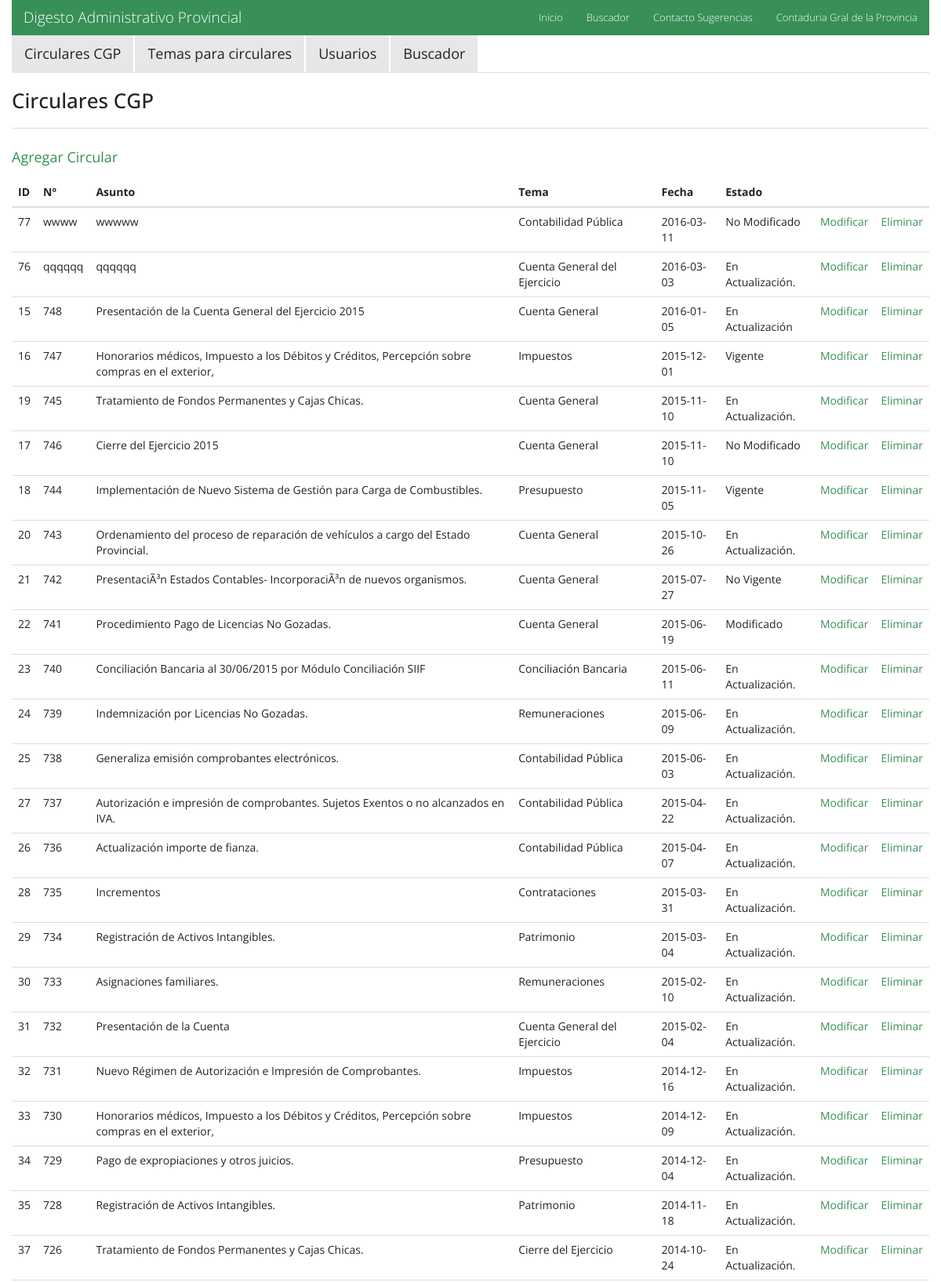
Page /circular/index.php (upper part) on the committed database.
### tables this page shows
CREATE TABLE `circular` (
  `id` int(4) NOT NULL AUTO_INCREMENT,
  `numero` varchar(20) DEFAULT NULL,
  `asunto` varchar(100) DEFAULT NULL,
  `temacircular_id` int(4) DEFAULT NULL,
  `fecha` date DEFAULT NULL,
  `estado` varchar(35) DEFAULT NULL COMMENT 'vigente , no vigente',
  `archivo` varchar(50) DEFAULT NULL,
  PRIMARY KEY (`id`)
);

CREATE TABLE `temacircular` (
  `id` int(4) NOT NULL AUTO_INCREMENT,
  `nombre` varchar(100) DEFAULT NULL,
  PRIMARY KEY (`id`)
);

### bd/conexion.php (called while the page is built, shortened)
<?php
class Conexion{
	private static $objCon = null;
	public static function obtenerInstancia(){
		if(self::$objCon == null){
			self::$objCon = mysqli_connect("localhost","root","haciendaroot","dap2015");
		}
		return self::$objCon;
	}
}
?>

### circular/circular.php (called while the page is built, shortened)
<?php
include("../bd/conexion.php");
class Circular{
	static function lista()
	{
		$data = array();
		$consulta = "SELECT
circular.`archivo`,circular.`asunto`,circular.`estado`,circular.`fecha`,circular.`id`,circular.`numero`,temacircular.`nombre`AS temacircular
FROM
    `circular`
    INNER JOIN `temacircular`
        ON (`circular`.`temacircular_id` = `temacircular`.`id`) order by circular.`fecha` desc ;";
		$rs = mysqli_query(conexion::obtenerInstancia(), $consulta);
		if(mysqli_num_rows($rs) >0)
		{
			while($fila = mysqli_fetch_assoc($rs))
			{
				$data[] = $fila;
			}
		}
		return $data;
	}
}
?>

### circular/index.php (the view, shortened to what this page needs)
<?php
include("circular.php");
include '../menu.php';
?>
<h3>Circulares CGP</h3>
<hr>
<div id="div_dinamico">
    <p> <a href="nuevo.php" > Agregar Circular</a></p>
    <table class="table" id="listado">
	<thead>
		<th>ID</th>
		<th>Nº</th>
		<th>Asunto</th>
		<th>Tema</th>
		<th>Fecha</th>
		<th>Estado</th>
		<th></th>
        <th></th>
	</thead>
	<tbody>
		 <?php
		 	$vehiculos = Circular::lista();
		 	foreach($vehiculos as $veh)
            {
		 		$id = $veh['id'];
		 		?>
		 		<tr>
		 			<td><? echo $veh['id']; ?></td>
		 			<td><? echo $veh['numero'];?></td>
                     <td><? echo $veh['asunto']; ?></td>
		 			<td><? echo $veh['temacircular'];?></td>
		 			<td><? echo $veh['fecha']; ?></td>
		 			<td><? echo $veh['estado'];?></td>
					<td><a href='editar.php?id=<? echo $id;?>'>Modificar</a></td>
					<td><a href='borrar.php?id=<? echo $id;?>'>Eliminar</a></td>
				</tr>
      <?
		 	}
		?>
	</tbody>
</table>

### rows in the picture
circular: id "77", numero "wwww", asunto "wwwww", temacircular.nombre "Contabilidad Pública", fecha "2016-03-11", estado "No Modificado"
circular: id "76", numero "qqqqqq", asunto "qqqqqq", temacircular.nombre "Cuenta General del Ejercicio", fecha "2016-03-03", estado "En Actualización."
circular: id "15", numero "748", asunto "Presentación de la Cuenta General del Ejercicio 2015", temacircular.nombre "Cuenta General", fecha "2016-01-05", estado "En Actualización"
circular: id "16", numero "747", asunto "Honorarios médicos, Impuesto a los Débitos y Créditos, Percepción sobre compras en el exterior,", temacircular.nombre "Impuestos", fecha "2015-12-01", estado "Vigente"
circular: id "19", numero "745", asunto "Tratamiento de Fondos Permanentes y Cajas Chicas.", temacircular.nombre "Cuenta General", fecha "2015-11-10", estado "En Actualización."
circular: id "17", numero "746", asunto "Cierre del Ejercicio 2015", temacircular.nombre "Cuenta General", fecha "2015-11-10", estado "No Modificado"
circular: id "18", numero "744", asunto "Implementación de Nuevo Sistema de Gestión para Carga de Combustibles.", temacircular.nombre "Presupuesto", fecha "2015-11-05", estado "Vigente"
circular: id "20", numero "743", asunto "Ordenamiento del proceso de reparación de vehí­culos a cargo del Estado Provincial.", temacircular.nombre "Cuenta General", fecha "2015-10-26", estado "En Actualización."
circular: id "21", numero "742", asunto "PresentaciÃ³n Estados Contables- IncorporaciÃ³n de nuevos organismos.", temacircular.nombre "Cuenta General", fecha "2015-07-27", estado "No Vigente"
circular: id "22", numero "741", asunto "Procedimiento Pago de Licencias No Gozadas.", temacircular.nombre "Cuenta General", fecha "2015-06-19", estado "Modificado"
circular: id "23", numero "740", asunto "Conciliación Bancaria al 30/06/2015 por Módulo Conciliación SIIF", temacircular.nombre "Conciliación Bancaria", fecha "2015-06-11", estado "En Actualización."
circular: id "24", numero "739", asunto "Indemnización por Licencias No Gozadas.", temacircular.nombre "Remuneraciones", fecha "2015-06-09", estado "En Actualización."
circular: id "25", numero "738", asunto "Generaliza emisión comprobantes electrónicos.", temacircular.nombre "Contabilidad Pública", fecha "2015-06-03", estado "En Actualización."
circular: id "27", numero "737", asunto "Autorización e impresión de comprobantes. Sujetos Exentos o no alcanzados en IVA.", temacircular.nombre "Contabilidad Pública", fecha "2015-04-22", estado "En Actualización."
circular: id "26", numero "736", asunto "Actualización importe de fianza.", temacircular.nombre "Contabilidad Pública", fecha "2015-04-07", estado "En Actualización."
circular: id "28", numero "735", asunto "Incrementos", temacircular.nombre "Contrataciones", fecha "2015-03-31", estado "En Actualización."
circular: id "29", numero "734", asunto "Registración de Activos Intangibles.", temacircular.nombre "Patrimonio", fecha "2015-03-04", estado "En Actualización."
circular: id "30", numero "733", asunto "Asignaciones familiares.", temacircular.nombre "Remuneraciones", fecha "2015-02-10", estado "En Actualización."
circular: id "31", numero "732", asunto "Presentación de la Cuenta", temacircular.nombre "Cuenta General del Ejercicio", fecha "2015-02-04", estado "En Actualización."
circular: id "32", numero "731", asunto "Nuevo Régimen de Autorización e Impresión de Comprobantes.", temacircular.nombre "Impuestos", fecha "2014-12-16", estado "En Actualización."
circular: id "33", numero "730", asunto "Honorarios médicos, Impuesto a los Débitos y Créditos, Percepción sobre compras en el exterior,", temacircular.nombre "Impuestos", fecha "2014-12-09", estado "En Actualización."
circular: id "34", numero "729", asunto "Pago de expropiaciones y otros juicios.", temacircular.nombre "Presupuesto", fecha "2014-12-04", estado "En Actualización."
circular: id "35", numero "728", asunto "Registración de Activos Intangibles.", temacircular.nombre "Patrimonio", fecha "2014-11-18", estado "En Actualización."
circular: id "37", numero "726", asunto "Tratamiento de Fondos Permanentes y Cajas Chicas.", temacircular.nombre "Cierre del Ejercicio", fecha "2014-10-24", estado "En Actualización."
